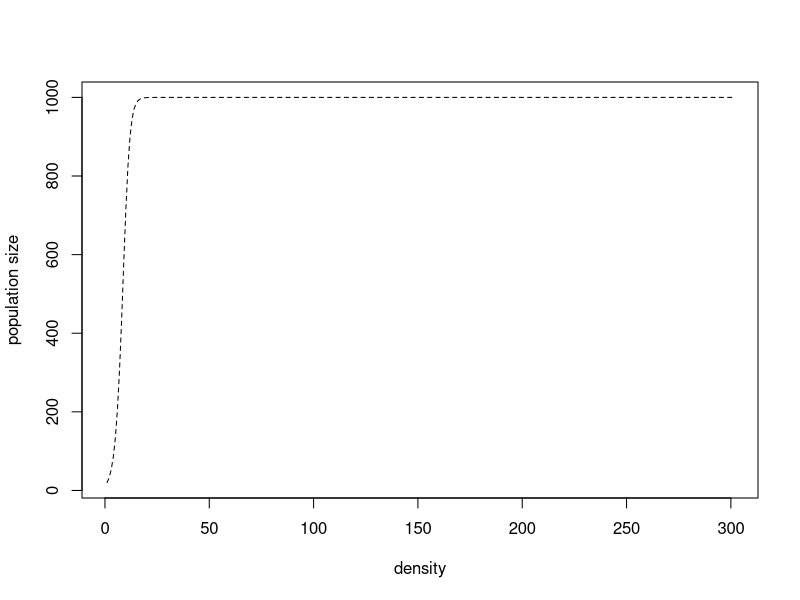

Write the R code that produced this figure.
N <- 20
K <-1000
rFun <-function(r,N,ttMax,K){
  NN <- matrix (NA,ttMax +1) 
  NN [1] <- N 
  
  for (tt in 1:ttMax){
    NN[tt+1]= NN[tt]*exp(r*(1-NN[tt]/K))
  }
  
  plot(1:(ttMax+1), NN, lty=2, type='l',xlab="density",ylab="population size")
  return(NN)
}
nVec <-rFun(r=.5,N= 20,ttMax = 300,K=1000)
which(nVec >500)[1]
min(which(nVec>=500))
